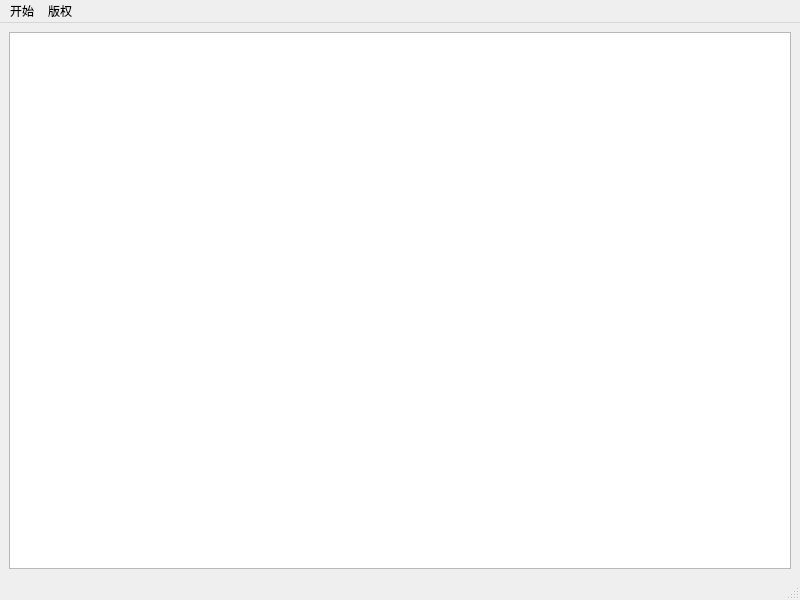
<?xml version="1.0" encoding="UTF-8"?>
<ui version="4.0">
 <class>MainWindow</class>
 <widget class="QMainWindow" name="MainWindow">
  <property name="geometry">
   <rect>
    <x>0</x>
    <y>0</y>
    <width>800</width>
    <height>600</height>
   </rect>
  </property>
  <property name="windowTitle">
   <string>应用启动器</string>
  </property>
  <widget class="QWidget" name="centralwidget">
   <layout class="QVBoxLayout" name="verticalLayout">
    <item>
     <widget class="QListWidget" name="iconListWidget">
      <property name="iconSize">
       <size>
        <width>64</width>
        <height>64</height>
       </size>
      </property>
      <property name="movement">
       <enum>QListView::Movement::Static</enum>
      </property>
      <property name="resizeMode">
       <enum>QListView::ResizeMode::Adjust</enum>
      </property>
      <property name="gridSize">
       <size>
        <width>100</width>
        <height>100</height>
       </size>
      </property>
      <property name="viewMode">
       <enum>QListView::ViewMode::IconMode</enum>
      </property>
     </widget>
    </item>
   </layout>
  </widget>
  <widget class="QMenuBar" name="menubar">
   <property name="geometry">
    <rect>
     <x>0</x>
     <y>0</y>
     <width>800</width>
     <height>21</height>
    </rect>
   </property>
   <widget class="QMenu" name="menu">
    <property name="title">
     <string>开始</string>
    </property>
    <widget class="QMenu" name="menu_3">
     <property name="title">
      <string>新建</string>
     </property>
     <addaction name="actionApp"/>
     <addaction name="actionFunc"/>
    </widget>
    <addaction name="menu_3"/>
    <addaction name="actionOpen_config"/>
    <addaction name="separator"/>
    <addaction name="actionExit"/>
   </widget>
   <widget class="QMenu" name="menu_2">
    <property name="title">
     <string>版权</string>
    </property>
    <addaction name="actionQuickStart"/>
    <addaction name="actionQt"/>
   </widget>
   <addaction name="menu"/>
   <addaction name="menu_2"/>
  </widget>
  <widget class="QStatusBar" name="statusbar"/>
  <action name="actionOpen_config">
   <property name="text">
    <string>Open config</string>
   </property>
   <property name="shortcut">
    <string>Ctrl+S, Ctrl+E</string>
   </property>
   <property name="menuRole">
    <enum>QAction::MenuRole::TextHeuristicRole</enum>
   </property>
  </action>
  <action name="actionExit">
   <property name="text">
    <string>Exit</string>
   </property>
   <property name="menuRole">
    <enum>QAction::MenuRole::QuitRole</enum>
   </property>
  </action>
  <action name="actionQuickStart">
   <property name="text">
    <string>QuickStart</string>
   </property>
   <property name="menuRole">
    <enum>QAction::MenuRole::AboutRole</enum>
   </property>
  </action>
  <action name="actionQt">
   <property name="text">
    <string>Qt</string>
   </property>
   <property name="menuRole">
    <enum>QAction::MenuRole::AboutQtRole</enum>
   </property>
  </action>
  <action name="actionApp">
   <property name="text">
    <string>应用程序集合</string>
   </property>
  </action>
  <action name="actionFunc">
   <property name="text">
    <string>功能</string>
   </property>
  </action>
 </widget>
 <resources/>
 <connections/>
</ui>
